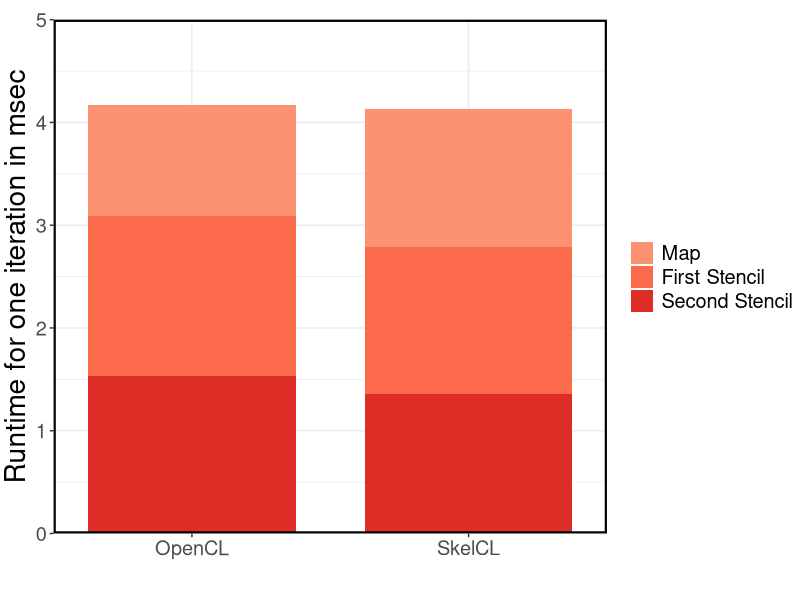
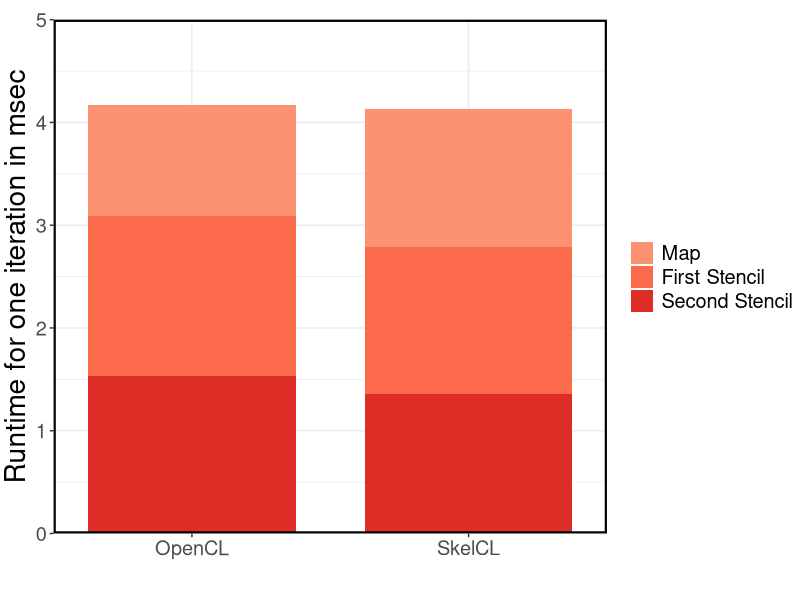

R code for these plots, in order:
require('ggplot2')
require('grid')
require('reshape2')

data <- read.csv("runtime.csv", sep=";", comment.char="#", header=TRUE, row.names=NULL)
data$Kind <- factor(data$Kind, levels = c("Map", "First Stencil", "Second Stencil"))

# ====Default settins====
theme <- theme_bw() +
  theme(text = element_text(size = 18),
        axis.title = element_text(size = rel(1.125), vjust = 1),
        panel.border = element_rect(linetype = "solid", colour = "black", size = 1.5),
        plot.margin = unit(c(0.5,0,0.2,0.1), 'cm'),
        legend.position="right",
        legend.title = element_blank(),
        strip.background = element_rect(colour = "black", fill = "white", size = 1.5))

labs <- labs(x = "", y = "Runtime for one iteration in msec")

# create plot
plot <- ggplot(data, aes(x = Version, y = value, fill=Kind)) +
  geom_bar(stat = "identity", width=.75) +
  scale_y_continuous(expand = c(0,0), limits = c(0,5)) +
  scale_x_discrete(expand=c(0,0.5)) +
  scale_fill_manual(values=c("#fc9272", "#fb6a4a", "#de2d26")) +
  theme + labs


# save plot to file
ggsave(file = "fdtd_runtime.pdf", width = 6, height = 6)

plot
